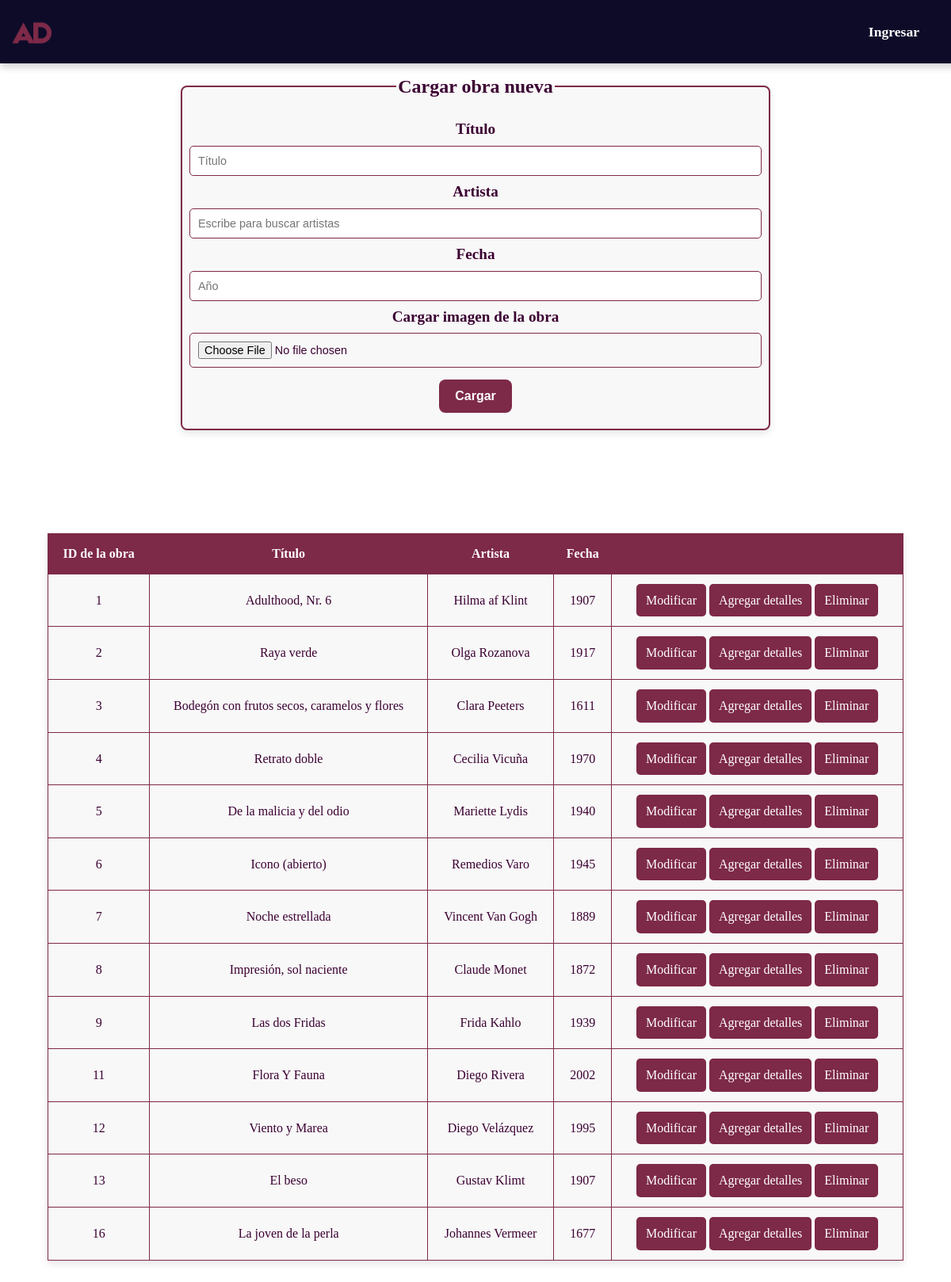
The page /Obras/admi_obras.php on the database its author committed.
### tables this page shows
CREATE TABLE IF NOT EXISTS `obra` (
  `ID_Obra` bigint(11) NOT NULL AUTO_INCREMENT,
  `titulo` varchar(100) DEFAULT NULL,
  `ID_Artista` bigint(11) DEFAULT NULL,
  `fecha` int(4) DEFAULT NULL,
  `ID_Detalle` bigint(11) DEFAULT NULL,
  `imagen` blob DEFAULT NULL,
  PRIMARY KEY (`ID_Obra`),
  KEY `ID_Artista` (`ID_Artista`),
  KEY `ID_Detalle` (`ID_Detalle`),
  CONSTRAINT `obra_ibfk_1` FOREIGN KEY (`ID_Artista`) REFERENCES `artista` (`ID_Artista`) ON DELETE CASCADE ON UPDATE CASCADE,
  CONSTRAINT `obra_ibfk_3` FOREIGN KEY (`ID_Detalle`) REFERENCES `detalle_obra` (`ID_Detalle`) ON DELETE CASCADE ON UPDATE CASCADE
);

### Obras/admi_obras.php (the view, shortened to what this page needs)
<!DOCTYPE html>
<html>
<head>
    <link rel="stylesheet" href="styles.css">
</head>
<body>
    <?php
    include 'conexion_galeria.php';
    include('../menu.php'); ?>
    <div id="carga_obras">
        <fieldset>
            <legend>Cargar obra nueva</legend>
            <form action="admi_obras.php" method="post" enctype="multipart/form-data">
                <label>Título</label>
                <input type="text" name="titulo" placeholder="Título" required><br>
                <label>Artista</label>
                <input type="text" id="buscar-artista" placeholder="Escribe para buscar artistas">
                <input type="hidden" name="artista" id="artista-id"><br>
                <label>Fecha</label>
                <input type="number" name="fecha" placeholder="Año" required><br>
                <label>Cargar imagen de la obra</label>
                <input type="file" name="imagen" accept="image/*"><br>
                <input type="submit" value="Cargar">
            </form>
        </fieldset>
    </div>
    <div id="tabla_obras">
        <?php
        $sqlObras = "SELECT obra.ID_Obra, obra.titulo, CONCAT(artista.nombre, ' ', artista.apellido) AS nombre_completo, obra.fecha
                     FROM obra
                     INNER JOIN artista ON obra.ID_Artista = artista.ID_Artista";
        $resultadoObras = mysqli_query($mysqli, $sqlObras);
        ?>
        <table>
            <thead>
                <tr>
                    <th>ID de la obra</th>
                    <th>Título</th>
                    <th>Artista</th>
                    <th>Fecha</th>
                    <th></th>
                </tr>
            </thead>
            <tbody>
                <?php while ($filaObras = mysqli_fetch_assoc($resultadoObras)) { ?>
                    <tr>
                        <td><?php echo $filaObras['ID_Obra']; ?></td>
                        <td><?php echo $filaObras['titulo']; ?></td>
                        <td><?php echo $filaObras['nombre_completo']; ?></td>
                        <td><?php echo $filaObras['fecha']; ?></td>
                        <td>
                            <a href="admi_modificar_obras.php?ID_Obra=<?php echo $filaObras['ID_Obra']; ?>">Modificar</a>
                            <a href="admi_det_tec_obras.php?ID_Obra=<?php echo $filaObras['ID_Obra']; ?>">Agregar detalles</a>
                            <a href="admi_baja_obras.php?ID_Obra=<?php echo $filaObras['ID_Obra']; ?>">Eliminar</a>
                        </td>
                    </tr>
                <?php } ?>
            </tbody>
        </table>
    </div>
</body>
</html>

### Obras/styles.css (style rules this page uses)
body { font-family: 'Playfair Display', serif; background-color: #ffffff; margin: 0; padding: 0; color: #3b0032; line-height: 1.6; text-align: center; }
#carga_obras, #tabla_obras, #modificar, #detalles { margin-top: 50px; padding: 20px 0px; }
fieldset { border: 2px solid #7d2948; border-radius: 8px; padding: 20px; margin: 20px auto; max-width: 700px; background-color: #f8f8f8; box-shadow: 0 4px 10px rgba(0, 0, 0, 0.1); }
legend { font-size: 1.5rem; font-weight: bold; color: #3b0032; }
label { font-size: 1.2rem; font-weight: bold; display: block; color: #3b0032; }
input[type="text"], input[type="file"], input[type="number"], select, textarea { width: 100%; padding: 10px; margin: 5px -15px; border: 1px solid #7d2948; border-radius: 5px; font-size: 0.9rem; }
input[type="submit"] { background-color: #7d2948; color: white; border: none; padding: 12px 20px; font-size: 1rem; font-weight: bold; border-radius: 8px; cursor: pointer; transition: background-color 0.3s ease; margin-top: 10px; }
table { width: 90%; margin: 20px auto; border-collapse: collapse; background-color: #f8f8f8; box-shadow: 0 4px 10px rgba(0, 0, 0, 0.1); }
thead { background-color: #7d2948; color: white; }
th, td { padding: 12px; border: 1px solid #7d2948; text-align: center; }
td a { display: inline-block; text-decoration: none; color: white; background-color: #7d2948; padding: 8px 12px; border-radius: 5px; transition: background-color 0.3s ease; }

### style.css (style rules this page uses)
body { font-family: 'Playfair Display', serif; background-color: #ffffff; margin: 0; padding: 0; color: #3b0032; line-height: 1.6; }

### rows shown on the page
obra: ID_Obra "1", titulo "Adulthood, Nr. 6", nombre_completo "Hilma af Klint", fecha "1907"
obra: ID_Obra "2", titulo "Raya verde", nombre_completo "Olga Rozanova", fecha "1917"
obra: ID_Obra "3", titulo "Bodegón con frutos secos, caramelos y flores", nombre_completo "Clara Peeters", fecha "1611"
obra: ID_Obra "4", titulo "Retrato doble", nombre_completo "Cecilia Vicuña", fecha "1970"
obra: ID_Obra "5", titulo "De la malicia y del odio", nombre_completo "Mariette Lydis", fecha "1940"
obra: ID_Obra "6", titulo "Icono (abierto)", nombre_completo "Remedios Varo", fecha "1945"
obra: ID_Obra "7", titulo "Noche estrellada", nombre_completo "Vincent Van Gogh", fecha "1889"
obra: ID_Obra "8", titulo "Impresión, sol naciente", nombre_completo "Claude Monet", fecha "1872"
obra: ID_Obra "9", titulo "Las dos Fridas", nombre_completo "Frida Kahlo", fecha "1939"
obra: ID_Obra "11", titulo "Flora Y Fauna", nombre_completo "Diego Rivera", fecha "2002"
obra: ID_Obra "12", titulo "Viento y Marea", nombre_completo "Diego Velázquez", fecha "1995"
obra: ID_Obra "13", titulo "El beso", nombre_completo "Gustav Klimt", fecha "1907"
obra: ID_Obra "16", titulo "La joven de la perla", nombre_completo "Johannes Vermeer", fecha "1677"
